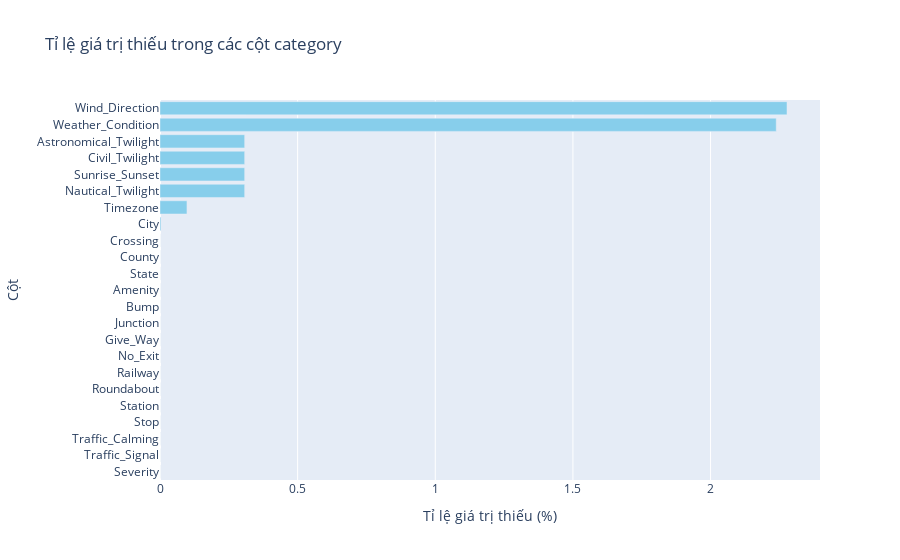

Notebook source saved alongside this figure:
### Markdown cell above
Ta cũng sẽ vẽ biểu đồ cột để xem xét tỉ lệ missing value ở các cột trên

### Code cell
# Tính tỉ lệ giá trị thiếu của mỗi cột
missing_percentages = df[category_cols].isnull().mean() * 100

# Sắp xếp giảm dần các cột theo tỉ lệ giá trị thiếu
missing_percentages_sorted = missing_percentages.sort_values(ascending=True)

# Vẽ biểu đồ cột ngang sử dụng Plotly
fig = go.Figure(go.Bar(
            x=missing_percentages_sorted,
            y=missing_percentages_sorted.index,
            orientation='h',
            marker=dict(color='skyblue')
        ))

fig.update_layout(
    title='Tỉ lệ giá trị thiếu trong các cột category',
    xaxis=dict(title='Tỉ lệ giá trị thiếu (%)'),
    yaxis=dict(title='Cột')
)

fig.show()

### Figure 1 — Plotly figure (JSON) as saved in the notebook; plotly's stock layout.template omitted (floating-point values rounded to 4 significant figures)
{"data": [{"marker": {"color": "skyblue"}, "orientation": "h", "type": "bar", "x": [0, 0, 0, 0, 0, 0, 0, 0, 0, 0, 0, 0, 0, 0, 0, 0.003623, 0.09795, 0.3076, 0.3076, 0.3076, 0.3076, 2.239, 2.278], "y": ["Severity", "Traffic_Signal", "Traffic_Calming", "Stop", "Station", "Roundabout", "Railway", "No_Exit", "Give_Way", "Junction", "Bump", "Amenity", "State", "County", "Crossing", "City", "Timezone", "Nautical_Twilight", "Sunrise_Sunset", "Civil_Twilight", "Astronomical_Twilight", "Weather_Condition", "Wind_Direction"]}], "layout": {"title": {"text": "Tỉ lệ giá trị thiếu trong các cột category"}, "xaxis": {"title": {"text": "Tỉ lệ giá trị thiếu (%)"}}, "yaxis": {"title": {"text": "Cột"}}}}
